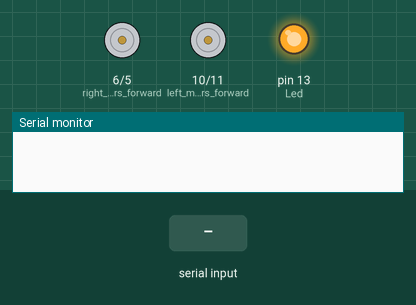
The sketch below on a simulated Arduino Uno, built with avr-gcc and run on an emulated ATmega328P. Shown: motor-driver pin pairs drawn as motors (green arrow = first pin HIGH = forward, orange = second pin HIGH = backward, longer = more drive), output pins drawn as LEDs (lit = HIGH), the last lines printed to the serial monitor. The inputs (shaded band) are chosen by the test bench.

Above: at 1.2 s.
1.3 s: "R" received over Serial
At 2.4 s:
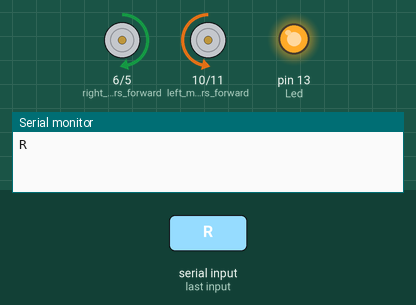
2.8 s: "L" received over Serial
At 3.6 s:
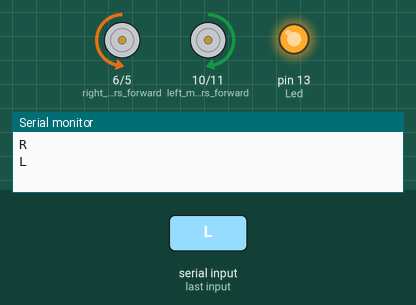
4.3 s: "F" received over Serial
At 4.7 s:
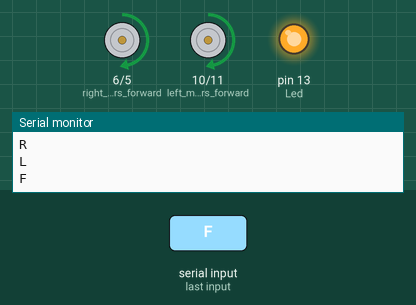
5.8 s: "B" received over Serial
At 7.1 s:
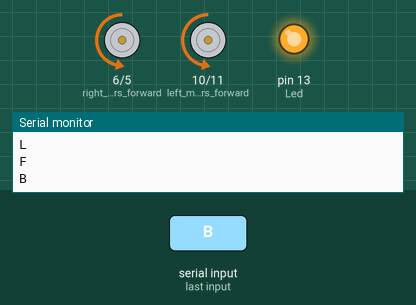
Timing chart, 0 to 8.3 s (numbered marks = the images above; inputs shaded):
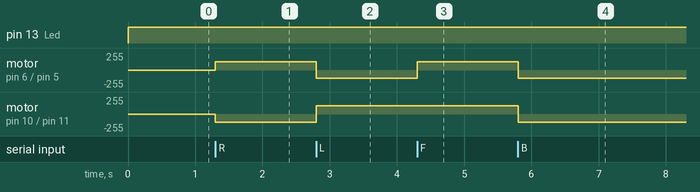

The sketch:

BT_Bot.ino
```cpp
/**
 * Author:    Dipesh Banerjee
 * Created:   15.08.2022
 * Used in Drag and Drift Event
 **/

char t;
int a=125;
void setup() {
pinMode(11,OUTPUT);   //left motors reverse
pinMode(10,OUTPUT);   //left motors forward
pinMode(6,OUTPUT);  //right motors forward
pinMode(5,OUTPUT);   //right motors reverse
pinMode(13,OUTPUT);    //Led
Serial.begin(9600);

}

void loop() {
if(Serial.available()){
  t = Serial.read();
  Serial.println(t);
}
digitalWrite(13,HIGH);   // LED blink

  if(t=='1'){
     a=105;
  }
  else if(t=='3'){
     a=140;
  }
  else if(t=='q'){
     a=225;
  }

  if(t == 'R'){            //move Right(Move motors in left clockwise direction and right motors in anticlockwise direction)
  analogWrite(11,a);
  analogWrite(6,a);
  analogWrite(10,0);
  analogWrite(5,0);
 }

else if(t == 'L'){ //move Left(Motors in left side will rotate in anticlockwise direction and Motors in right in clockwise direction)
  //delay(1000);
  analogWrite(11,0);
  analogWrite(6,0);
  analogWrite(10,a);
  analogWrite(5,a);

}
else if (t=='F'){  // move forward(Move motors in clockwise direction)
  //delay(1000);
  analogWrite(11,0);
  analogWrite(6,a);
  analogWrite(10,a);
  analogWrite(5,0);

}
else if (t=='B'){  // move backward(Move motors in anticlockwise direction)
  //delay(1000);
  analogWrite(11,a);
  analogWrite(6,0);
  analogWrite(10,0);
  analogWrite(5,a);
}

else if (t=='S'){
  //delay(1000);
  analogWrite(11,0);
  analogWrite(6,0);
  analogWrite(10,0);
  analogWrite(5,0);
}
}
```

Measured:
- after the input at 1.3 s, motor on pin 6 (right_motors_forward) / pin 5 (right_motors_reverse): stopped → forward 125/255 at once; motor on pin 10 (left_motors_forward) / pin 11 (left_motors_reverse): stopped → backward 125/255 at once
- after the input at 2.8 s, motor on pin 6 (right_motors_forward) / pin 5 (right_motors_reverse): forward 125/255 → backward 125/255 at once; motor on pin 10 (left_motors_forward) / pin 11 (left_motors_reverse): backward 125/255 → forward 125/255 at once
- after the input at 4.3 s, motor on pin 6 (right_motors_forward) / pin 5 (right_motors_reverse): backward 125/255 → forward 125/255 at once
- after the input at 5.8 s, motor on pin 6 (right_motors_forward) / pin 5 (right_motors_reverse), motor on pin 10 (left_motors_forward) / pin 11 (left_motors_reverse): forward 125/255 → backward 125/255 at once
